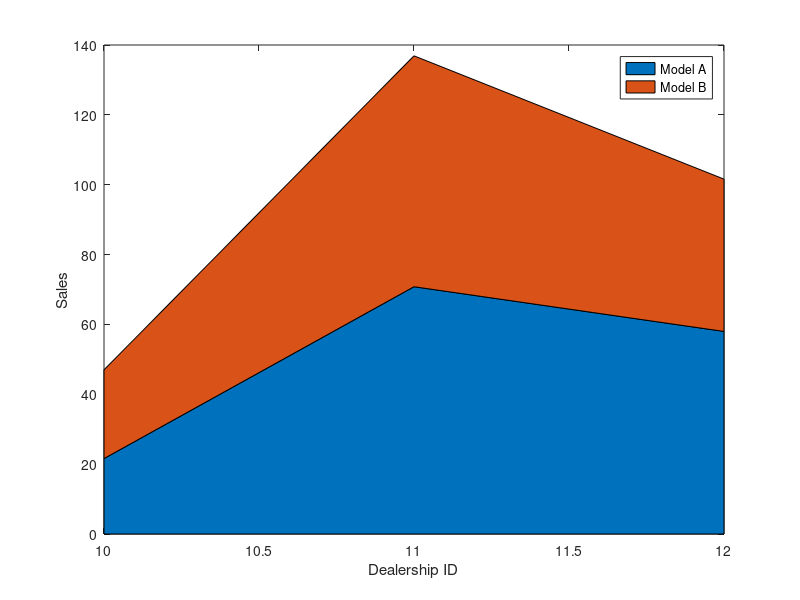

Write the MATLAB code that produced this figure.
x = [10 11 12];
Y = [21.6 25.4; 70.8 66.1; 58.0 43.6];
area(x,Y)
xlabel('Dealership ID')
ylabel('Sales')
legend({'Model A','Model B'});
